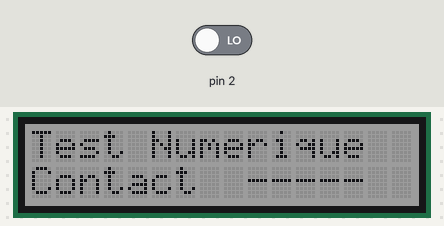
The sketch below on a simulated Arduino Uno, built with avr-gcc and run on an emulated ATmega328P. On the bench: 16×2 character LCD. Inputs (shaded band) come from the test bench; at power-on: pin 2 LOW.

Above: at 1.7 s.
1.8 s: pin 2 driven HIGH
At 2.9 s:
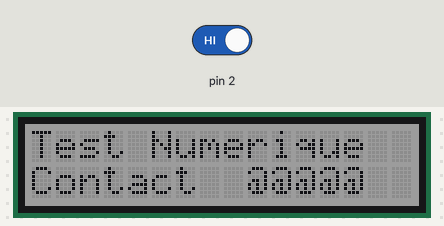
3.3 s: pin 2 driven LOW
At 4.4 s:
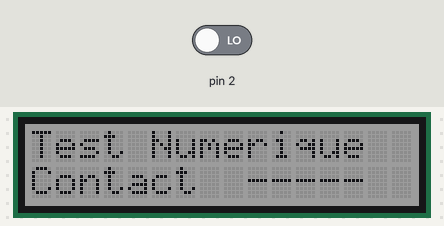
Timing chart, 0 to 6.3 s (numbered marks = the images above; inputs shaded):
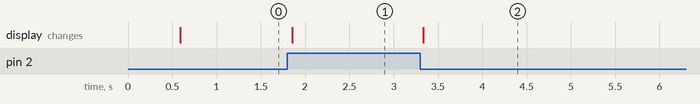

The sketch:

helloworldfab_piezolcd.ino
```cpp
#include <Wire.h>
#include "rgb_lcd.h"

rgb_lcd lcd;

void setup()
{
    // set up the LCD's number of columns and rows:
    lcd.begin(16, 2);
    lcd.setRGB(128,128,128);

    // Print a message to the LCD.
    lcd.setCursor(0, 0);
    lcd.print("Test Numerique");
    lcd.setCursor(0, 1);
    lcd.print("Contact ");

    delay(500);
}

void loop()
{
    // on a connecte le piezo en digital 2-3
    int sensorState = digitalRead(2);

    // affichage de l'etat numerique du capteur
    lcd.setCursor(9, 1);
    if(sensorState == HIGH)
    {
      lcd.print("@@@@@");
    }
    else
    {
      lcd.print("-----");
    }
    delay(100);
}
```

Measured:
- after the input at 1.8 s, the display: changes after 0.06 s (image 1)
- after the input at 3.3 s, the display: changes at once (image 2)
